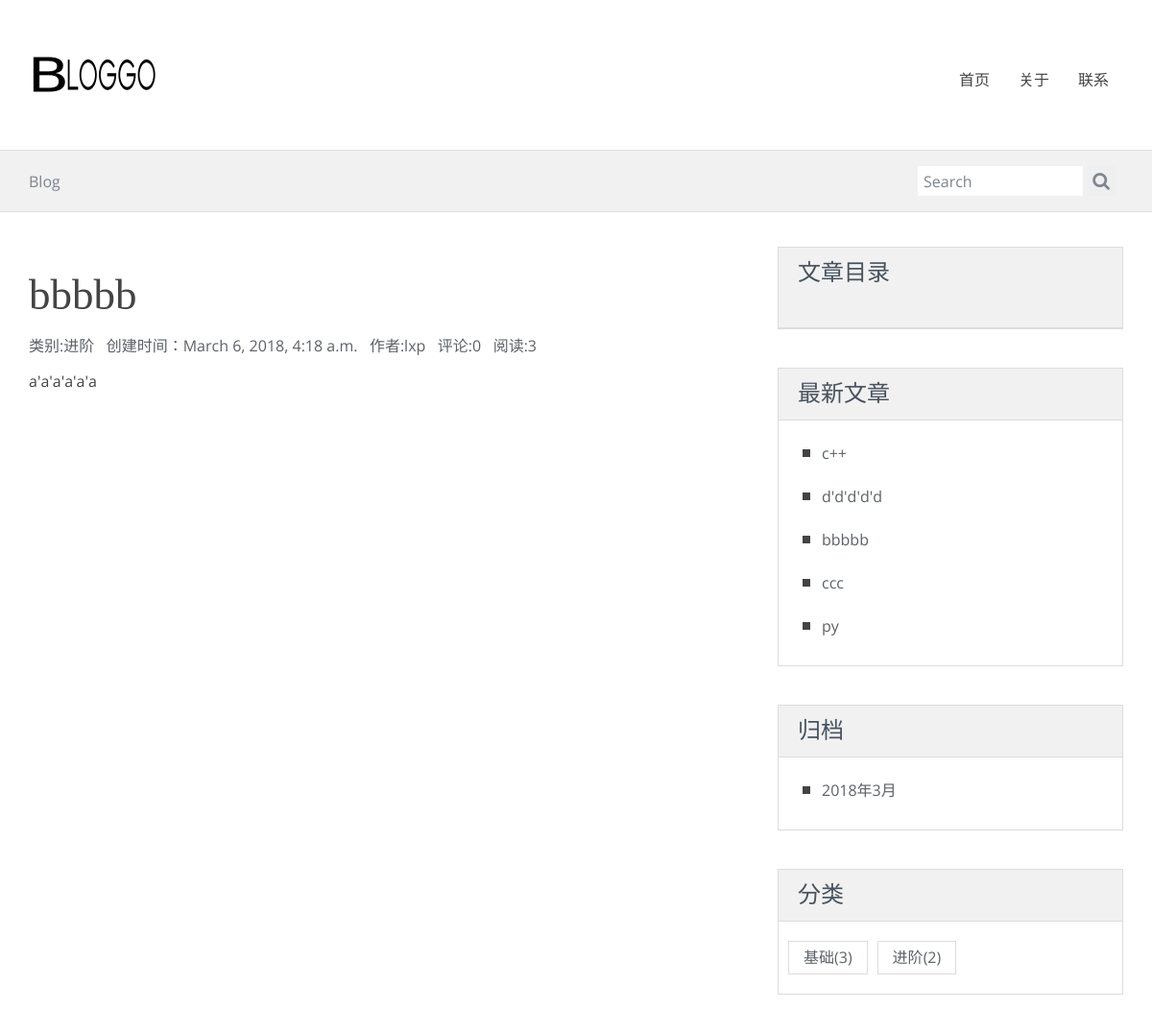
Screenshot of /post/9/ with the database file from the repository.
### blog/models.py (models this page shows, shortened)
class Post(models.Model):
    title = models.CharField(max_length=70)
    body = models.TextField()
    created_time = models.DateTimeField()
    modified_time = models.DateTimeField()
    excerpt = models.CharField(max_length=200,blank=True)
    category = models.ForeignKey(Category,on_delete=models.CASCADE)
    tags = models.ManyToManyField(Tag,blank=True)
    author = models.ForeignKey(User,on_delete=models.CASCADE)
    views = models.PositiveIntegerField(default=0)
    def increase_views(self):
        self.views+=1
        self.save(update_fields=['views'])
    def get_absolute_url(self):
        return reverse('blog:detail',kwargs={'pk':self.pk})
    def save(self,*args,**kwargs):
        if not self.excerpt:
            md = markdown.Markdown(extensions=[
                'markdown.extensions.extra',
                'markdown.extensions.codehilite'
            ])
            self.excerpt = strip_tags(md.convert(self.body))[:54]
        super(Post,self).save(*args,**kwargs)

class Category(models.Model):
    name = models.CharField(max_length=100)

### blog/views.py (the view)
# urls.py: url(r'^post/(?P<pk>[0-9]+)/$', views.PostDetailView.as_view(), name='detail'),
class PostDetailView(DetailView):
    model = Post
    template_name = 'blog/detail.html'
    context_object_name = 'post'
    def get(self, request, *args, **kwargs):
        response = super(PostDetailView, self).get(request, *args, **kwargs)
        self.object.increase_views()
        return response
    def get_object(self, queryset=None):
        post = super(PostDetailView, self).get_object(queryset=None)
        md = markdown.Markdown(extensions=[
                                          'markdown.extensions.extra',
                                          'markdown.extensions.codehilite',
                                          TocExtension(slugify=slugify),
                                      ])
        post.body = md.convert(post.body)
        post.toc = md.toc
        return post
    def get_context_data(self, **kwargs):
        context = super(PostDetailView, self).get_context_data(**kwargs)
        form = CommentForm()
        comment_list = self.object.comment_set.all()
        context.update({
            'form': form,
            'comment_list': comment_list
        })
        return context

### comments/forms.py
class CommentForm(forms.ModelForm):
    class Meta:
        model = Comment
        fields = ['name', 'email', 'url', 'text']

### blog/templatetags/blog_tags.py (called while the page is built)
@register.simple_tag
def get_recent_posts(num=5):
    return Post.objects.all().order_by('-created_time')[:num]

@register.simple_tag
def archives():
    return Post.objects.dates('created_time','month',order='DESC')

@register.simple_tag
def get_categories():
    return Category.objects.annotate(num_posts=Count('post')).filter(num_posts__gt=0)

### templates/blog/detail.html (shortened to what this page needs)
{% extends 'blog/base.html' %}
{% block main %}
                <article class="post post-1">
                    <header class="entry-header">
                        <h1 class="entry-title">{{post.title}}</h1>
                        <div class="entry-meta">
                            <span class="post-category"><a href="#">类别:{{post.category.name}}&nbsp&nbsp</a></span>
                            <span class="post-date"><a href="#"><time class="entry-date"
                                                                      datetime="{{post.created_time}}">创建时间：{{post.created_time}}&nbsp&nbsp</time></a></span>
                            <span class="post-author"><a href="#">作者:{{post.author}}&nbsp&nbsp</a></span>
                            <span class="comments-link"><a href="#">评论:{{comment_list.count}}&nbsp&nbsp </a></span>
                            <span class="views-count"><a href="#">阅读:{{post.views}} </a></span>
                        </div>
                    </header>
                    <div class="widewrapper main">
                        <p>{{post.body|safe}}</p>
                    </div>
                </article>
{% endblock main %}
{% block toc %}
    <div class="aside-widget">
    <header>
        <h3 class="widget-title">文章目录</h3>
        <div class="body">
        </div>
    </header>
    </div>
{% endblock toc %}

### templates/blog/base.html (shortened to what this page needs)
{% load staticfiles %}
{% load blog_tags %}
<!DOCTYPE html>
<html lang="en">
<head>
    <link rel="stylesheet" href="{% static 'blog/css/Myown.css' %}">
    <link rel="stylesheet" href="{% static 'blog/css/bootstrap.min.css' %}">
    <link rel="stylesheet" href="{% static 'blog/css/font-awesome/css/font-awesome.min.css' %}">
    <link rel="stylesheet" href="{% static 'blog/css/style.css' %}" id="theme-styles">
</head>
<body>
    <header>
        <div class="widewrapper masthead">
            <div class="container">
                <a href="index.html" id="logo">
                    <img src="{% static 'blog/img/logo.png' %}" alt="clean Blog">
                </a>
                <nav class="pull-right clean-nav">
                    <div class="collapse navbar-collapse">
                        <ul class="nav nav-pills navbar-nav">
                            <li>
                                <a href="/">首页</a>
                            </li>
                            <li>
                                <a href="about.html">关于</a>
                            </li>
                            <li>
                                <a href="contact.html">联系</a>
                            </li>
                        </ul>
                    </div>
                </nav>
            </div>
        </div>
        <div class="widewrapper subheader">
            <div class="container">
                <div class="clean-breadcrumb">
                    <a href="/">Blog</a>
                </div>
                <div class="clean-searchbox">
                    <form action="{% url 'haystack_search' %}" method="get" accept-charset="utf-8">
                        <input class="searchfield" name='q' id="searchbox" type="text" placeholder="Search">
                        <button class="searchbutton" type="submit">
                            <i class="fa fa-search"></i>
                        </button>
                    </form>
                </div>
            </div>
        </div>
    </header>
    <div class="widewrapper main">
        <div class="container">
            <div class="row">
                <div class="col-md-8 blog-main">
                    {% block main %}
                    {% endblock main %}
                </div>
                <aside class="col-md-4 blog-aside">
                         {% block toc %}
                        {% endblock toc %}
                    <div class="aside-widget">
                        <header>
                            <h3>最新文章</h3>
                        </header>
                        <div class="body">
                            {% get_recent_posts as recent_post_list %}
                            <ul class="clean-list">
                                {% for post in recent_post_list %}
                                <li>
                                <a href="{{ post.get_absolute_url }}">{{ post.title}}</a>
                                </li>
                                {% empty %}
			             	    暂无文章！
			            		{% endfor %}
                            </ul>
                        </div>
                    </div>
                    <div class="aside-widget">
                        <header>
                            <h3>归档</h3>
                        </header>
                        <div class="body">
                            {% archives as date_list %}
                            <ul class="clean-list">
                                {% for date in date_list %}
                                <li>
                                 <a href="{% url 'blog:archives' date.year date.month %}">{{date.year}}年{{date.month}}月</a>
                                </li>
                                {% empty %}
		                			暂无归档！
			             		{% endfor %}
                            </ul>
                        </div>
                    </div>
                    <div class="aside-widget">
                        <header>
                            <h3>分类</h3>
                        </header>
                        <div class="body clearfix">
                            {% get_categories as category_list %}
                            <ul class="tags">
                                {% for category in category_list %}
                                 <li>
                                    <a href="{% url 'blog:category' category.pk %}">{{category.name}}<span class="post-count">({{ category.num_posts }})</span></a>
                                 </li>
                                {% empty %}
				                	暂无分类！
			            		{% endfor %}
                            </ul>
                        </div>
                    </div>
                </aside>
            </div>
        </div>
    </div>
</body>
</html>

### blog/static/blog/css/style.css (style rules this page uses)
body { font-size: 16px; line-height: 27px; font-family: 'Open Sans', sans-serif; color: #444; background-color: #fff; }
a { color: #5b6268; }
h1 { font-size: 45px; line-height: 60px; font-weight: normal; font-family: 'PT Serif', serif; }
h3 { font-size: 21px; line-height: 30px; font-weight: normal; font-family: 'Open Sans', sans-serif; }
.fa { font-size: 24px; }
.masthead { padding-top: 55px; padding-bottom: 55px; }
.masthead #logo { float: left; display: block; }
.widewrapper { background-color: #fff; }
.widewrapper.masthead { background-color: #fff; color: #f8f8f9; border-bottom: #aaa; }
.widewrapper.subheader { background-color: #f1f1f1; color: #444; font-size: 16px; min-height: 63px; border-top: 1px solid #ddd; border-bottom: 1px solid #ddd; }
.clean-nav .nav-pills { margin-top: 10px; margin-bottom: 0; font-size: 16px; }
.clean-nav .nav-pills > li { margin-left: 10px; }
.clean-nav .nav-pills > li > a { color: #444; padding: 11px 0 11px 20px; line-height: 14px; }
.clean-nav .navbar-collapse { box-shadow: none; }
.clean-breadcrumb { color: #7b8690; float: left; margin-top: 19px; }
.clean-breadcrumb a { color: #7b8690; }
.clean-searchbox { float: right; display: inline-block; min-width: 210px; margin-bottom: 16px; margin-top: 16px; }
.clean-searchbox form { margin: 0; }
.clean-searchbox .fa { color: #7b8690; font-size: 19px; }
.clean-searchbox .searchbutton, .clean-searchbox .searchfield { color: #7b8690; }
.clean-searchbox .searchbutton { display: inline-block; border: none; line-height: 20px; height: 31px; vertical-align: middle; }
.clean-searchbox .searchfield { border: none; height: 22px; line-height: 22px; -webkit-box-sizing: content-box; -moz-box-sizing: content-box; box-sizing: content-box; padding: 5px 6px 4px 6px; vertical-align: middle; display: inline-block; margin-bottom: 0; width: 160px; font-size: 16px; margin-left: -4px; outline: none; }
.clean-list { list-style: none; }
.clean-list li { line-height: 23px; margin-bottom: 14px; }
.clean-list li:before { content: ""; background-color: #444; border-style: solid; border-width: 4px 4px; display: block; width: 8px; left: -20px; top: 15px; position: relative; }
.blog-main, .blog-aside { position: relative; }
.blog-main:before, .blog-aside:before { height: 100%; content: ""; position: absolute; top: 0; width: 1px; }
.blog-main { padding-top: 36px; padding-bottom: 20px; }
.blog-main:before { right: -16px; }
.blog-aside { padding-top: 36px; }
.blog-aside:before { left: 15px; }
.aside-widget { margin-bottom: 40px; border: 1px solid #ddd; }
.aside-widget header { background-color: #f1f1f1; border-bottom: 1px solid #ddd; }
.aside-widget header h3 { font-size: 24px; padding: 10px 20px 3px 20px; margin-top: 0; color: #48535f; }
.aside-widget .body { margin: 10px 0; padding: 5px; }
.aside-widget a { color: #5b6268; }
.tags { list-style: none; margin: 0; padding-left: 0; }
.tags li { float: left; }
.tags li a { padding: 3px 15px; display: inline-block; margin: 5px; border: 1px solid rgb(221, 221, 221); }

### rows the page displays
Post: title "bbbbb", category.name "进阶", created_time "March 6, 2018, 4:18 a.m.", author "lxp", count "0", views "3", body "a'a'a'a'a'a"
Post: title "c++"
Post: title "d'd'd'd'd"
Post: title "ccc"
Post: title "py"
Category: name "基础", num_posts "3"
Category: name "进阶", num_posts "2"

### other values shown
{{ date.year }} "2018"
{{ date.month }} "3"
